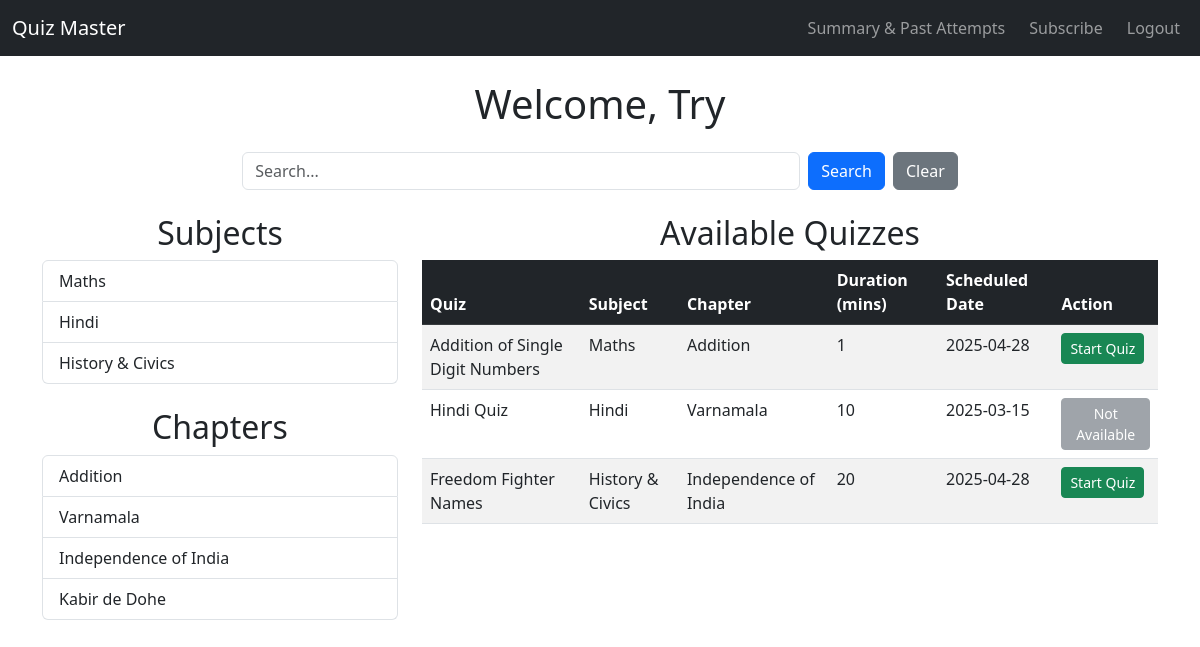
/user_dashboard (signed in), run on the app's committed database.
### models/models.py (models this page shows, shortened)
class User(db.Model):
    id = db.Column(db.Integer, primary_key=True)
    username = db.Column(db.String(100), unique=True, nullable=False)
    password = db.Column(db.String(255), nullable=False)
    full_name = db.Column(db.String(200), nullable=False)
    qualification = db.Column(db.String(200))
    dob = db.Column(db.Date, nullable=False)
    scores = db.relationship('QuizScore', backref='user', lazy=True)

class Subject(db.Model):
    id = db.Column(db.Integer, primary_key=True)
    name = db.Column(db.String(100), unique=True, nullable=False)
    description = db.Column(db.Text, nullable=False)
    chapters = db.relationship('Chapter', backref='subject', lazy=True, cascade="all, delete-orphan")

class Chapter(db.Model):
    id = db.Column(db.Integer, primary_key=True)
    name = db.Column(db.String(100),  unique=True, nullable=False)
    subject_id = db.Column(db.Integer, db.ForeignKey('subject.id', ondelete='CASCADE'), nullable=False)
    quizzes = db.relationship('Quiz', backref='chapter', lazy=True, cascade="all, delete-orphan")

class Quiz(db.Model):
    id = db.Column(db.Integer, primary_key=True)
    chapter_id = db.Column(db.Integer, db.ForeignKey('chapter.id', ondelete='CASCADE'), nullable=False)
    date_of_quiz = db.Column(db.Date, nullable=False)
    time_duration = db.Column(db.Integer, nullable=False)  # Store duration in minutes
    remarks = db.Column(db.Text, unique=True, nullable=False)
    questions = db.relationship('Question', backref='quiz', lazy=True, cascade="all, delete-orphan")
    quiz_scores = db.relationship('QuizScore', backref='quiz', cascade="all, delete-orphan")
    user_responses = db.relationship('UserResponse', backref='quiz', cascade="all, delete-orphan")

### app.py (the view)
@app.route('/user_dashboard')
def user_dashboard():
    if 'user_id' not in session:
        return redirect(url_for('login'))
    user = User.query.get(session['user_id'])  # Fetch the logged-in user
    if not user:
        return redirect(url_for('login')) # User must exist in database
    current_date = datetime.today().date()
    search_query = request.args.get('search_query', '').strip()
    if search_query:
        subjects = Subject.query.filter(Subject.name.ilike(f"%{search_query}%")).all()
        chapters = Chapter.query.filter(Chapter.name.ilike(f"%{search_query}%")).all()
        quizzes = Quiz.query.filter(Quiz.remarks.ilike(f"%{search_query}%")).all()
    else:
        subjects = Subject.query.all()
        chapters = Chapter.query.all()
        quizzes = Quiz.query.all()
    show_subjects = bool(subjects)
    show_chapters = bool(chapters)
    show_quizzes = bool(quizzes)
    return render_template('user_dashboard.html', user=user, chapters=chapters, subjects=subjects, quizzes=quizzes, show_subjects=show_subjects, show_chapters=show_chapters, show_quizzes=show_quizzes, current_date=current_date, search_query=search_query)

### templates/user_dashboard.html (shortened to what this page needs)
<!DOCTYPE html>
<html lang="en">
<head>
    <link href="https://cdn.jsdelivr.net/npm/bootstrap@5.3.0/dist/css/bootstrap.min.css" rel="stylesheet">
</head>
<body>
    <nav class="navbar navbar-expand-lg navbar-dark bg-dark">
        <div class="container-fluid">
            <a class="navbar-brand" href="#">Quiz Master</a>
            <div class="collapse navbar-collapse">
                <ul class="navbar-nav ms-auto">
                    <li class="nav-item">
                        <a class="nav-link btn btn-outline-info me-2" href="{{ url_for('quiz_summary') }}">Summary & Past Attempts</a>
                    </li>
                    <li class="nav-item">
                        <a class="nav-link btn btn-outline-info me-2" href="{{ url_for('subscribe') }}">Subscribe</a>
                    </li>
                    <li class="nav-item">
                        <a class="nav-link btn btn-outline-danger" href="{{ url_for('auth.logout') }}">Logout</a>
                    </li>
                </ul>
            </div>
        </div>
    </nav>
    <div class="container mt-4">
        <h1 class="text-center">Welcome, {{ user.full_name|safe }}</h1>
        <form method="GET" action="{{ url_for('user_dashboard') }}" class="d-flex justify-content-center my-4">
            <input type="text" name="search_query" class="form-control w-50 me-2" placeholder="Search..." value="{{ search_query }}">
            <button type="submit" class="btn btn-primary">Search</button>
            <a href="{{ url_for('user_dashboard') }}" class="btn btn-secondary ms-2">Clear</a>
        </form>
        <div class="row">
            <div class="col-md-4">
                <div class="mb-4">
                    <h2 class="text-center">Subjects</h2>
                    {% if show_subjects %}
                    <ul class="list-group">
                        {% for subject in subjects %}
                            <li class="list-group-item">{{ subject.name }}</li>
                        {% endfor %}
                    </ul>
                    {% else %}
                    <p class="text-muted text-center">No subjects found.</p>
                    {% endif %}
                </div>
                <div>
                    <h2 class="text-center">Chapters</h2>
                    {% if show_chapters %}
                    <ul class="list-group">
                        {% for chapter in chapters %}
                            <li class="list-group-item">{{ chapter.name }}</li>
                        {% endfor %}
                    </ul>
                    {% else %}
                    <p class="text-muted text-center">No chapters found.</p>
                    {% endif %}
                </div>
            </div>
            <div class="col-md-8">
                <h2 class="text-center">Available Quizzes</h2>
                {% if show_quizzes %}
                <div class="table-responsive">
                    <table class="table table-striped table-hover">
                        <thead class="table-dark">
                            <tr>
                                <th>Quiz</th>
                                <th>Subject</th>
                                <th>Chapter</th>
                                <th>Duration (mins)</th>
                                <th>Scheduled Date</th>
                                <th>Action</th>
                            </tr>
                        </thead>
                        <tbody>
                            {% for quiz in quizzes %}
                            <tr>
                                <td>{{ quiz.remarks }}</td>
                                <td>{{ quiz.chapter.subject.name }}</td>
                                <td>{{ quiz.chapter.name }}</td>
                                <td>{{ quiz.time_duration }}</td>
                                <td>{{ quiz.date_of_quiz.strftime('%Y-%m-%d') }}</td>
                                <td>
                                    {% if quiz.date_of_quiz == current_date %}
                                        <a href="{{ url_for('instructions', quiz_id=quiz.id) }}" class="btn btn-success btn-sm">Start Quiz</a>
                                        {% else %}
                                        <span class="btn btn-secondary btn-sm disabled">Not Available</span>
                                    {% endif %}
                                </td>
                            </tr>
                            {% endfor %}
                        </tbody>
                    </table>
                </div>
                {% else %}
                <p class="text-muted text-center">No quizzes found.</p>
                {% endif %}
            </div>
        </div>
    </div>
</body>
</html>

### data on the page
User: full_name "Try"
Subject: name "Maths"
Subject: name "Hindi"
Subject: name "History & Civics"
Chapter: name "Addition"
Chapter: name "Varnamala"
Chapter: name "Independence of India"
Chapter: name "Kabir de Dohe"
Quiz: remarks "Addition of Single Digit Numbers", chapter.subject.name "Maths", chapter.name "Addition", time_duration "1", date_of_quiz "2025-04-28"
Quiz: remarks "Hindi Quiz", chapter.subject.name "Hindi", chapter.name "Varnamala", time_duration "10", date_of_quiz "2025-03-15", shows "Not Available"
Quiz: remarks "Freedom Fighter Names", chapter.subject.name "History & Civics", chapter.name "Independence of India", time_duration "20", date_of_quiz "2025-04-28"
